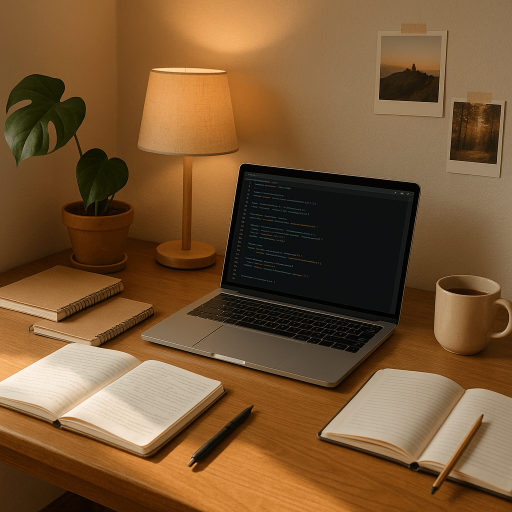
#> input picture images/profile.png, 1024 x 1024 px, found by its file name (shown at 1/2 size)
$ python flipping.py
#> lines starting #> are read from the running program, lines starting #| are printed output that depends on the picture
import cv2

image = cv2.imread("E:\\Learnings_and_Projects\\GitHub-repo\\Learning_CV\\images\\profile.png")
#> image is the input picture: shape (1024, 1024, 3); mean B, G, R 51.8, 87, 120.8

if image is not None:
    resized = cv2.resize(image, (500, 500))
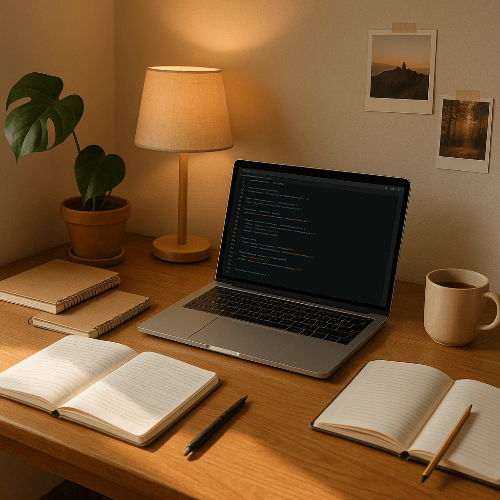
#> resized: shape (500, 500, 3); mean B, G, R 51.6, 86.9, 120.7
    flipped_img = cv2.flip(resized, flipCode=1) # Passing 1 -> Flib Horizontally, 0 -> Flip Vertivally, -1 -> Filp both direction
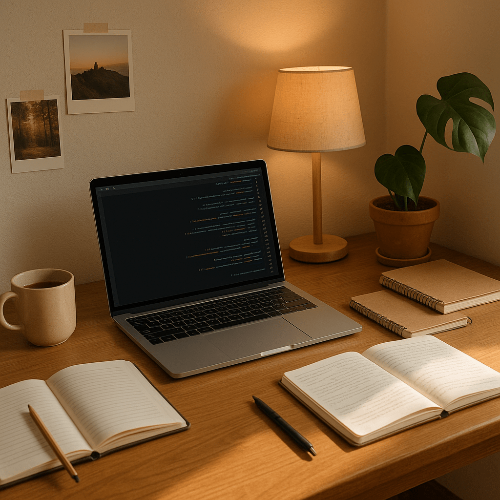
#> flipped_img: shape (500, 500, 3); mean B, G, R 51.6, 86.9, 120.7
    cv2.imshow("Original", image)
    cv2.imshow("Profile image",flipped_img)
    cv2.waitKey(0)
    cv2.destroyAllWindows()

else:
    print("Not Loaded")
